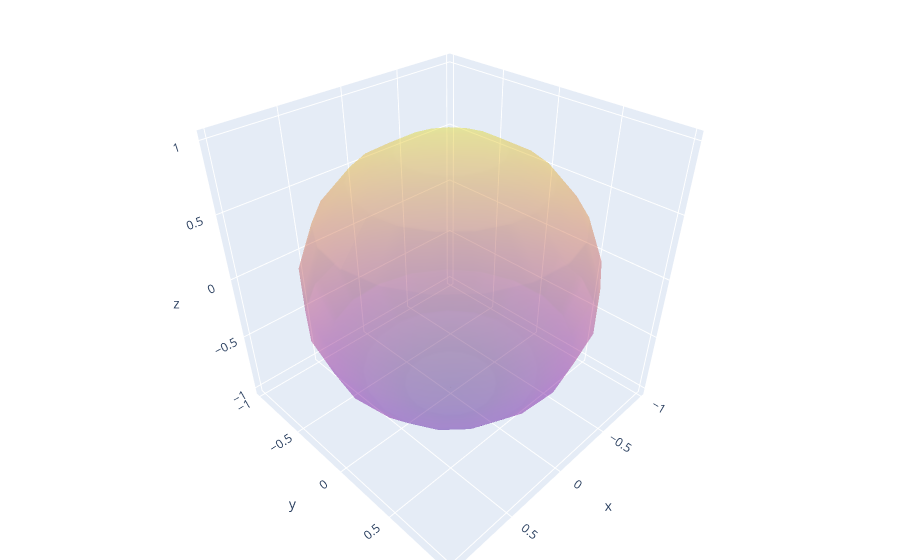

Source (notebook cell):
### Code cell
import pandas as pd
import plotly.express as px
import plotly.graph_objects as go
import numpy as np


layout = go.Layout(
    margin=dict(
        l=0,
        r=0,
        b=0,
        t=0
    )
)

fig = go.Figure(data=[],layout=layout)


fig.add_trace(go.Surface(x=X_surface, y=Y_surface, z=Z_surface, opacity=0.25, showlegend=False, showscale=False))

fig.show()

### Figure 1 — Plotly figure (JSON) as saved in the notebook; plotly's stock layout.template omitted (floating-point values rounded to 4 significant figures; data arrays with more than 128 entries replaced by an {"elided": "..."} marker saying what was removed)
{"data": [{"opacity": 0.25, "showlegend": false, "showscale": false, "type": "surface", "x": {"elided": "20x10 float values"}, "y": {"elided": "20x10 float values"}, "z": {"elided": "20x10 float values"}}], "layout": {"autosize": true, "margin": {"b": 0, "l": 0, "r": 0, "t": 0}, "scene": {"aspectmode": "auto", "aspectratio": {"x": 0.9915, "y": 0.9949, "z": 1.014}}}}
